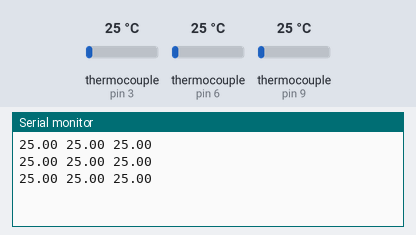
Bench run of a sketch on a simulated Arduino Uno, built with avr-gcc and run on an emulated ATmega328P. Parts: the last lines printed to the serial monitor. The inputs (shaded band) are chosen by the test bench; at power-on: thermocouple (sensors on pin 3, pin 6, pin 9) 25 °C.

Above: at 2.2 s.
2.3 s: thermocouple (sensor on pin 3) set to 6 °C
At 2.9 s:
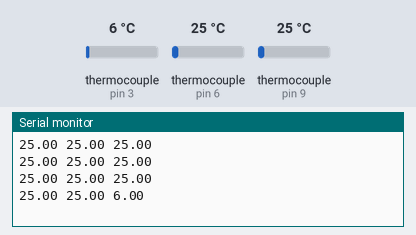
3.8 s: thermocouple (sensor on pin 6) set to 6 °C
At 4.4 s:
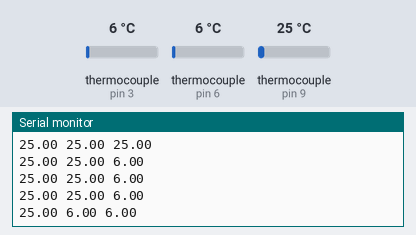
5.3 s: thermocouple (sensor on pin 9) set to 6 °C
At 5.9 s:
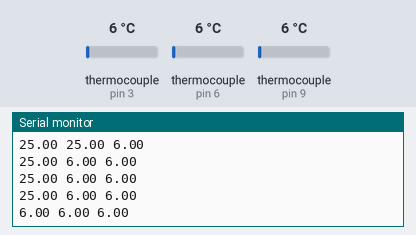
6.8 s: thermocouple (sensor on pin 3) set to 75 °C
At 7.4 s:
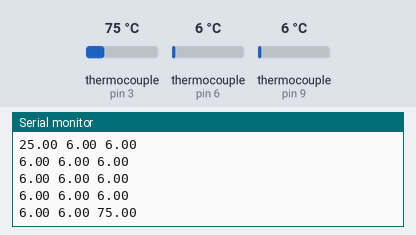
8.3 s: thermocouple (sensor on pin 6) set to 75 °C
At 9.0 s:
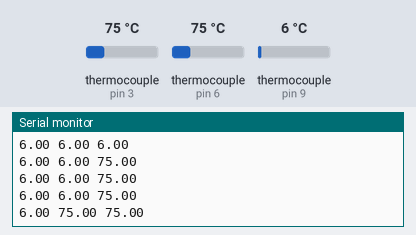
9.8 s: thermocouple (sensor on pin 9) set to 75 °C
At 10.5 s:
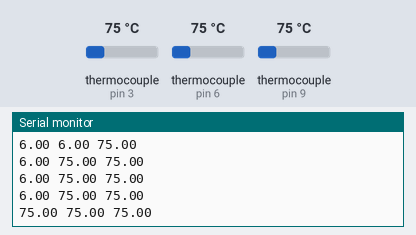
Timing chart, 0 to 12.3 s (numbered marks = the images above; inputs shaded):
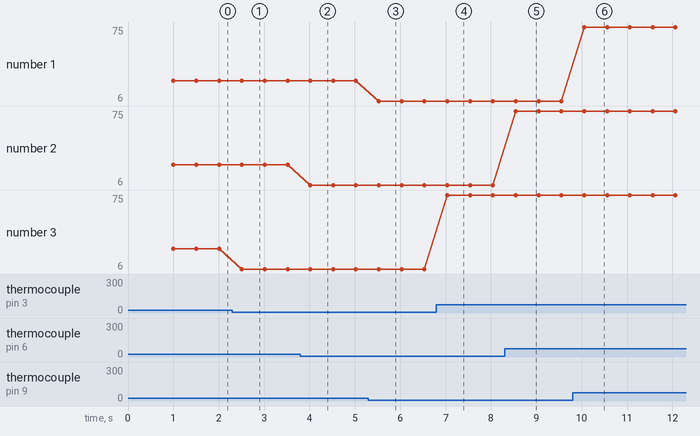

Measured:
- after the input at 2.3 s, the serial monitor: prints a new line after 0.21 s (image 1)
- after the input at 3.8 s, the serial monitor: prints a new line after 0.22 s (image 2)
- after the input at 5.3 s, the serial monitor: prints a new line after 0.23 s (image 3)
- after the input at 6.8 s, the serial monitor: prints a new line after 0.24 s (image 4)
- after the input at 8.3 s, the serial monitor: prints a new line after 0.25 s (image 5)
- after the input at 9.8 s, the serial monitor: prints a new line after 0.26 s (image 6)
- plotted number 3: 25 → 6 after the input at 2.3 s, 6 → 75 after the input at 6.8 s

The sketch:

Thermocouple.ino
```cpp
#include <max6675.h>

//PINS FOR MAX6675

const int SO1   = 8;
const int CS1   = 9;
const int CLK1  = 10;

const int SO2   = 5;
const int CS2   = 6;
const int CLK2  = 7;

const int SO3   = 4;
const int CS3   = 3;
const int CLK3  = 2;

MAX6675 T1(CLK1, CS1, SO1);
MAX6675 T2(CLK2, CS2, SO2);
MAX6675 T3(CLK3, CS3, SO3);

void setup()
{
  //PREPARE SERIAL INTERFACE
  Serial.begin(9600);

  //WAIT 1 SECOND
  delay(1000);
}

void loop()
{
  //SEND READING ON THE SERIAL MONITOR

  Serial.print(T1.readCelsius(),2);
  Serial.print(' ');
  Serial.print(T2.readCelsius(),2);
  Serial.print(' ');
  Serial.print(T3.readCelsius(),2);
  Serial.print('\n');

  //WAIT 0.5 SEG  BETWEEN LECTURES
  delay(500);
}
```
